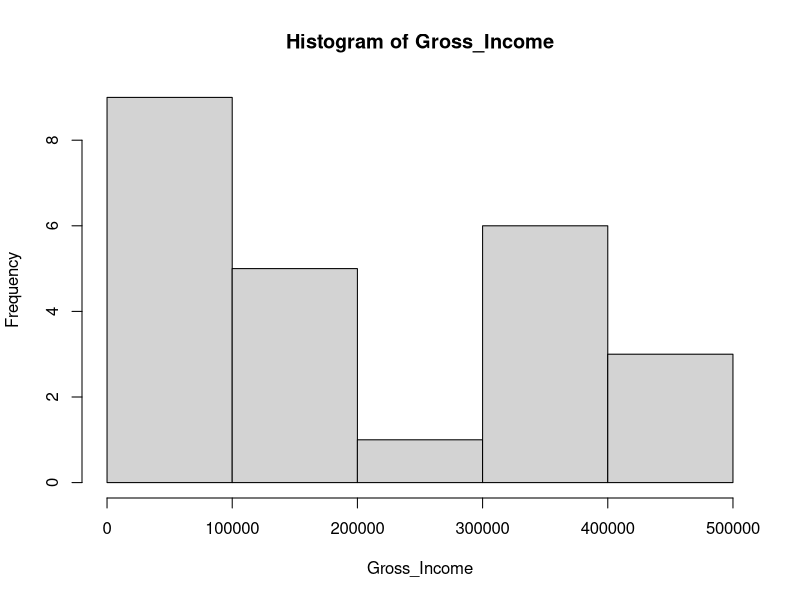
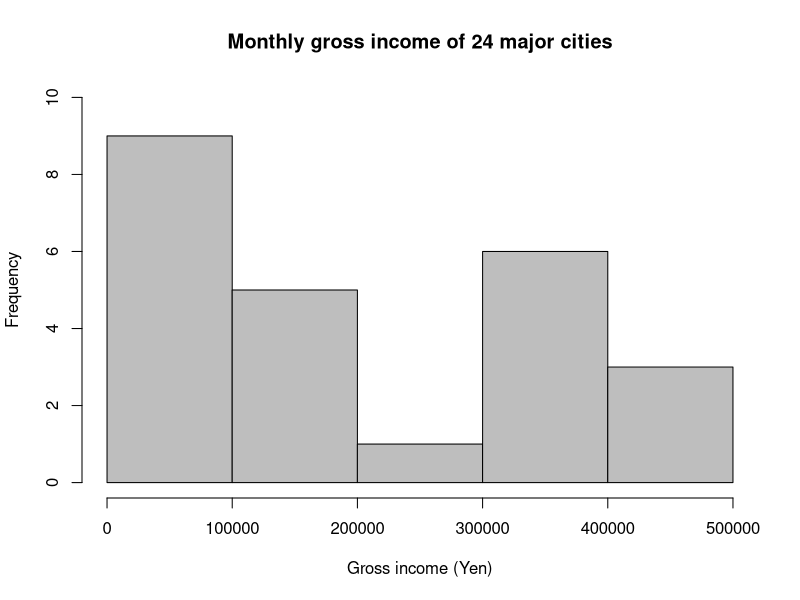
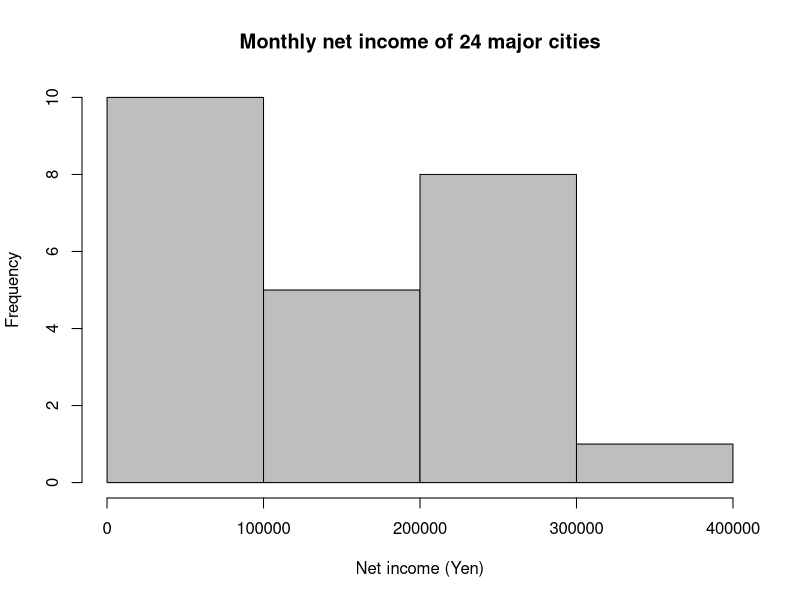
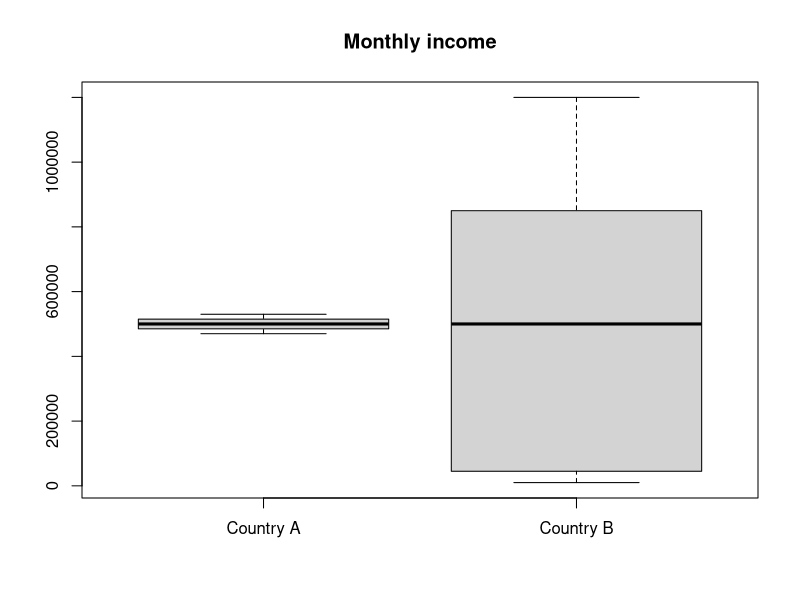
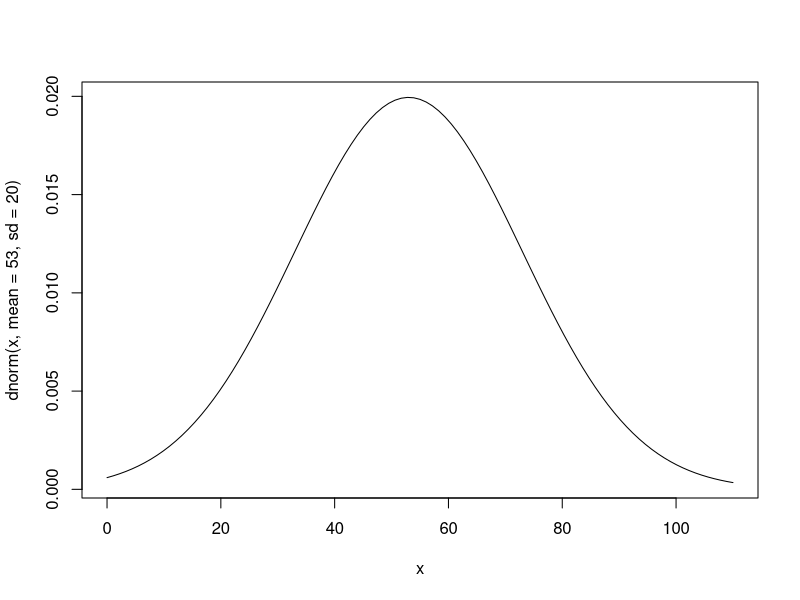
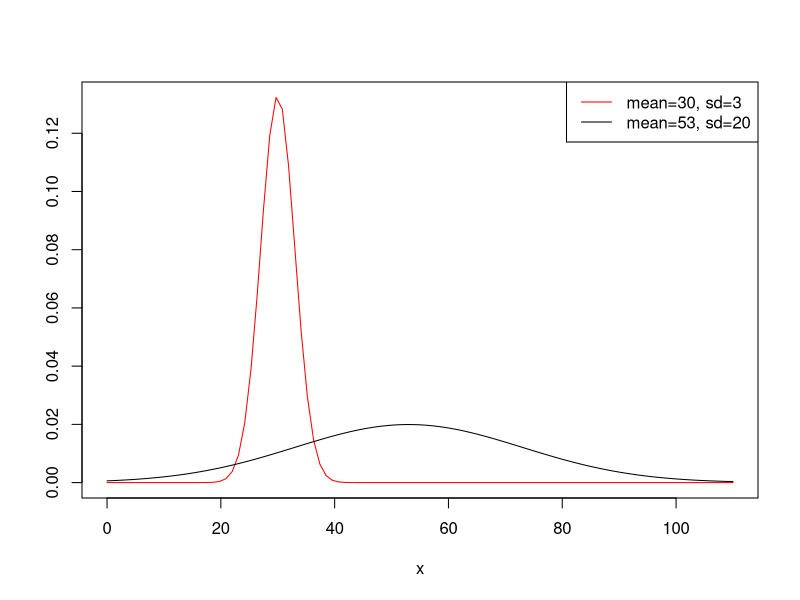
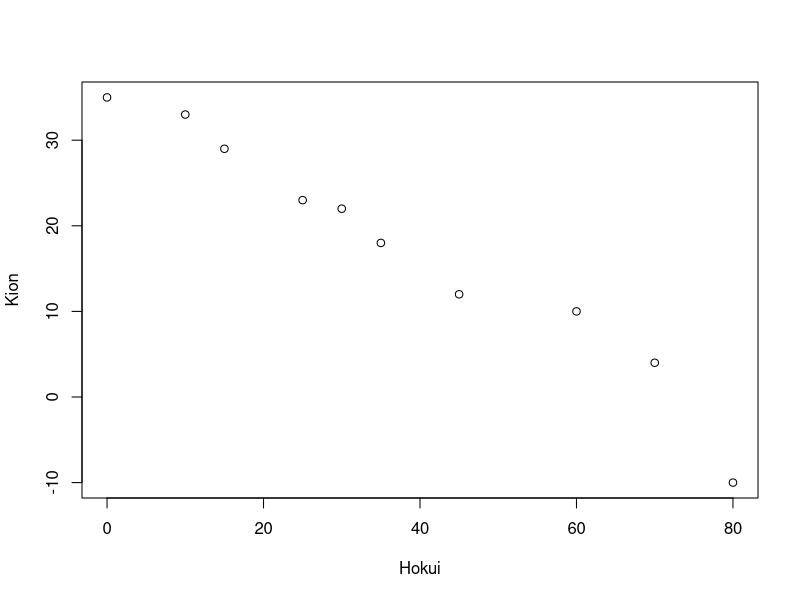
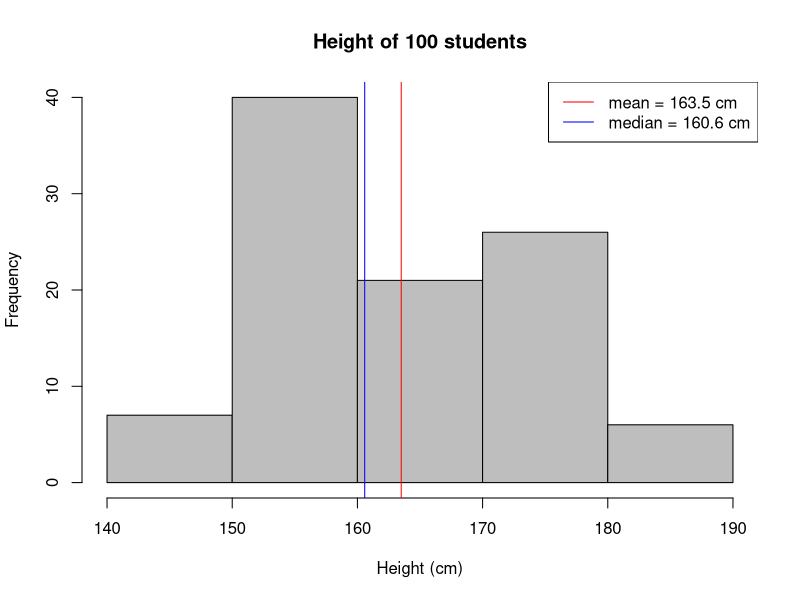

Here is the R script that generated these plots, in order:
## ---- chunk 1
knitr::opts_chunk$set(fig.width=5.5, fig.height=4, echo = TRUE)
##options(scipen=100)
## ---- chunk 2
options(scipen=100)　# 数字の表記方法を変えるための命令
## ---- chunk 3
Gross_Income <- c(314600, 403500, 348400, 360800, 277300, 353700, 190200, 478200, 
            465700, 339500, 80000, 39100, 302200, 80000, 74600, 44400, 163500,
            129700, 32000, 179500, 110200, 35500, 46200, 28400)
Net_Income <- c(240000, 280000, 270000, 270000, 190000, 240000, 140000, 270000,
            340000, 280000, 55000, 35000, 220000, 75000, 60000, 40000, 160000,
            110000, 30000, 140000, 95000, 30000, 40000, 25000)
## ---- chunk 4
length(Gross_Income)
length(Net_Income)
## ---- chunk 5
freqtab <- function( # 度数分布表を作成するfreqtab関数を定義する
　# 関数を使う際に指定する変数
		x, # 度数分布表のもとになるデータ
		cn=1+log2(length(x)), # 階級の数。指定しない場合は「スタージェスの公式」で自動的に決める
		wid=FALSE ) # 階級の幅
{
  # 関数の中身
	x <- x[!is.na(x)] # 欠損値を除く
	min <- min(x) # データの最小値
	max <- max(x) # データの最大値
	ran <- max - min # データのレンジ（範囲）
	if(!wid){ wid <- round(abs(ran/cn), 3) } # 階級の幅を指定しない場合は自動で計算
	cla <- floor(x/wid)	# データを階級に振り分ける
	mnc <- min(cla) # 階級の最小値
	mxc <- max(cla) # 階級の最大値
	cla <- factor(cla, levels=mnc:mxc) # データを階級ごとに集計
	freq <- table(cla) # 階級ごとの度数を数える
	names(freq) <- paste(mnc:mxc*wid, "-", mnc:mxc*wid+wid) # 階級の名称を定義する
	percent <- round(freq/sum(freq)*100,2) # 相対度数（%）
	cum.pcnt <- round(cumsum(percent),2) # 累積相対度数（%）
	return(cbind(freq, percent, cum.pcnt)) # 度数分布表を返す
}
## ---- chunk 6
freqtab(Gross_Income, wid=100000) # 階級の幅を100000に指定
## ---- chunk 7
freqtab(Net_Income, wid=100000) # 階級の幅を100000に指定
## ---- chunk 8
hist(Gross_Income)
## ---- chunk 9
# メインタイトル、横軸のラベル、縦軸のラベル、ヒストグラムの色、縦軸の範囲をそれぞれ指定する
hist(Gross_Income, main="Monthly gross income of 24 major cities", 
     xlab="Gross income (Yen)", ylab="Frequency", col="grey", ylim=c(0, 10)) 
## ---- chunk 10
# 階級の数、メインタイトル、横軸のラベル、縦軸のラベル、ヒストグラムの色、縦軸の範囲をそれぞれ指定する
hist(Net_Income, breaks=4, main="Monthly net income of 24 major cities", 
     xlab="Net income (Yen)", ylab="Frequency", col="grey", ylim=c(0, 10)) 
## ---- chunk 11
IncA <- c(530000, 520000, 510000, 500000, 490000, 480000, 470000)
IncB <- c(1200000, 900000, 800000, 500000, 60000, 30000, 10000)
## ---- chunk 12
mean(IncA)
sd(IncA)
## ---- chunk 13
mean(IncB)
sd(IncB)
## ---- chunk 14
boxplot(IncA, IncB, names=c("Country A", "Country B"), main="Monthly income")
## ---- chunk 15
summary(IncA)
summary(IncB)
## ---- chunk 16
curve(dnorm(x, mean=53, sd=20), from=0, to=110)　# 横軸は0〜110に指定
## ---- chunk 17
curve(dnorm(x, mean=30, sd=3), from=0, to=110, col="red", ylab="") #　平均値30、分散9の正規分布を赤色で描く
curve(dnorm(x, mean=53, sd=20), add=TRUE) # 平均値53、分散400の正規分布。前に描いたグラフに重ねて表示する
label <- c("mean=30, sd=3", "mean=53, sd=20")　# 凡例に表示するラベルを定義
color <- c("red", "black") # 2つのグラフの色分け
legend("topright", legend=label, col=color, lty=c(1, 1))　# 凡例を作成
## ---- chunk 18
Hokui <- c(0, 35, 30, 70, 10, 45, 60, 80, 15,　25)
Kion <- c(35, 18, 22, 4, 33, 12, 10, -10, 29, 23)
## ---- chunk 19
plot(Hokui, Kion)
## ---- chunk 20
cor(Hokui, Kion)
## ---- chunk 21
set.seed(1)
height70 <- rnorm(70, mean=156, sd=7)
res <- 16350 - sum(height70)
height30 <- rep(c(res/30-3.5, res/30-.5, res/30+0.5, res/30+1.5, res/30+2), times=6)
height <- append(height70, height30)
hist(height, breaks=seq(140, 190, 10), col="grey", xlab="Height (cm)", main="Height of 100 students")
abline(v=mean(height), col="red")
abline(v=median(height), col="blue")
label <- c("mean = 163.5 cm", "median = 160.6 cm")　# 凡例に表示するラベル
color <- c("red", "blue") # 2つのグラフの色分け
legend("topright", legend=label, col=color, lty=c(1, 1))　# 凡例を作成
#mean(height)
#median(height)
